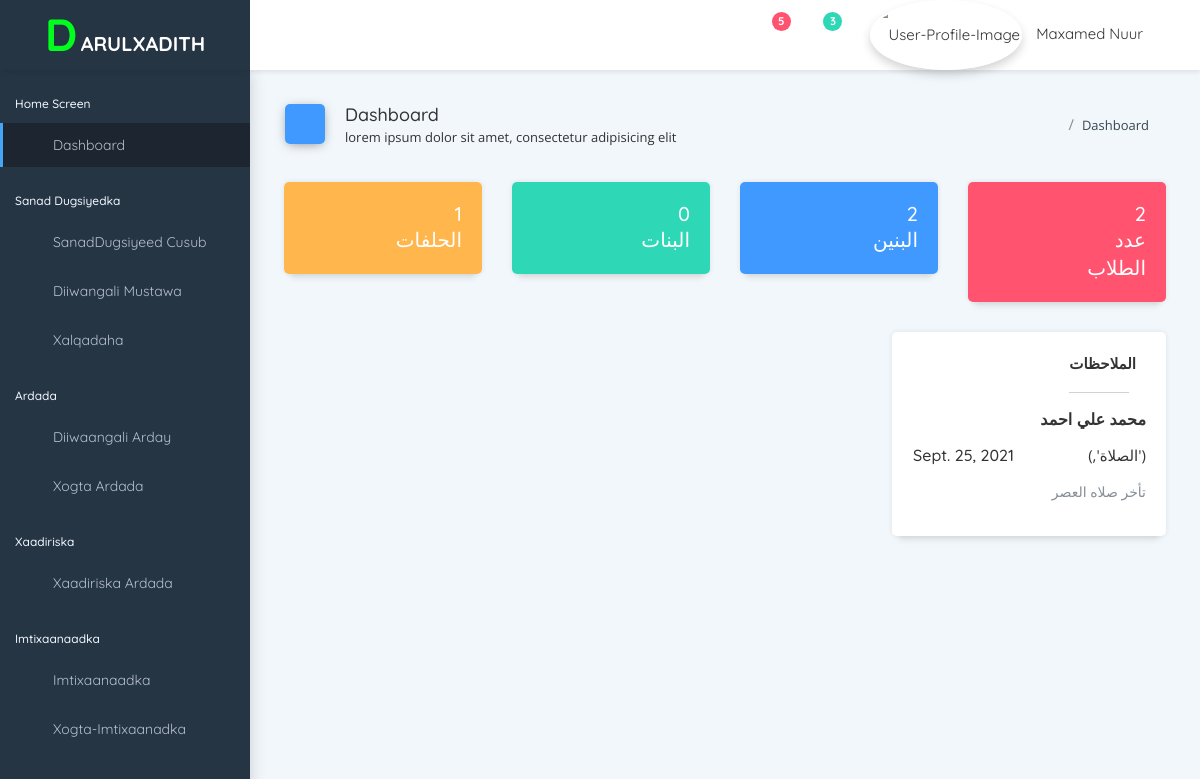
The app's page /, older data.
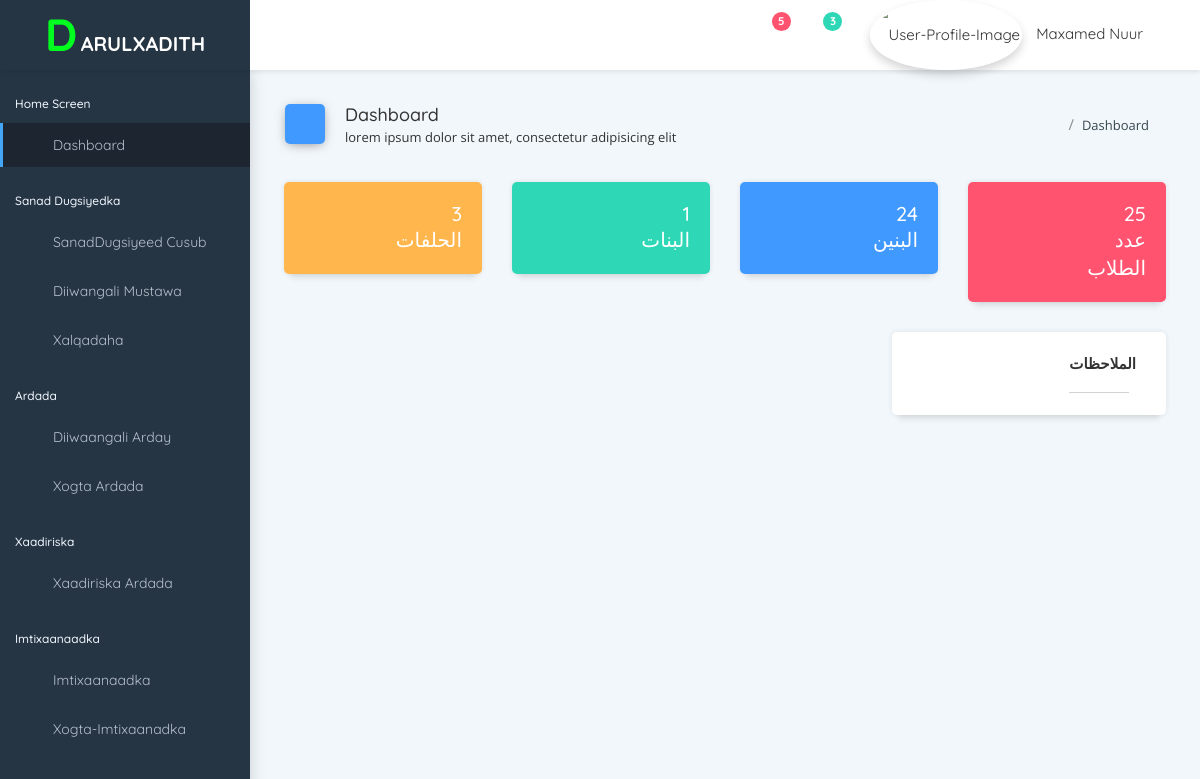
The same page, newer data.
### darulxadith_system/models.py (models this page shows, shortened)
class Mulaaxadaat(models.Model):
    magacaArdayga=models.ForeignKey(Ardada,on_delete=models.CASCADE)
    cinwanka=models.TextField()
    faahfahin=models.TextField()
    waqtiga=models.DateField(default=timezone.now)

class Ardada(models.Model):
    magacaArdayga=models.CharField(max_length=255)
    jinsiga=models.CharField(max_length=10,default='lab')
    sawirkaArdayga=models.ImageField(null=True,blank=True, upload_to="images/sawirada_ardada/")
    meeshaDhalashada=models.CharField(max_length=100,null=True,blank=True)
    waqtigaDhalashada=models.CharField(max_length=100,null=True,blank=True)
    numberkaArdayga=models.IntegerField(null=True,default=0)
    mustawahaArdayga=models.ForeignKey(Xalqada,on_delete=models.CASCADE)
    magacaMasuulka=models.CharField(max_length=100,null=True,blank=True)
    numberkaMasuulka=models.IntegerField(null=True,default=0)
    sanadDugsiyedka=models.ForeignKey(SanadDugsiyeedka,on_delete=models.CASCADE,default=SanadDugsiyeedka.objects.all().last().id)
    tarikhdaDiwangalinta=models.CharField(max_length=12,blank=True,null=True)
    def __str__(self) -> str:
        return self.magacaArdayga

### darulxadith_system/views.py (the view)
# urls.py: path('',views.dashboard),
def dashboard(request):
    ardada=Ardada.objects.all().count()
    wiilasha=Ardada.objects.filter(jinsiga='ذكر').count()
    gabdhaha=Ardada.objects.filter(jinsiga='انثي').count()
    xalqadaha=Xalqada.objects.all().count()
    xaadiriska=Xaadiriska.objects.all()
    data={
        'mulaaxadaatka':Mulaaxadaat.objects.all(),
        'wiilasha':wiilasha,
        'gabdhaha':gabdhaha,
        'xalqadaha':xalqadaha,
        'ardada':ardada,
        'xaadiriksa':xaadiriska,
        'mulaaxadaatka':Mulaaxadaat.objects.all().order_by('-id')[:10]
    }
    return render(request,'darulxadith_pr/dashboard.html',data)

### templates/darulxadith_pr/dashboard.html (shortened to what the changed rows need)
{% extends 'base.html' %}
{% block content %}
<div class="pcoded-content">
    <div class="pcoded-inner-content">
        <div class="main-body">
            <div class="page-wrapper">
                <div class="page-body" dir="rtl" style="text-align: right;">
                   <div class="row">
                        <div class="col-xl-3 col-md-6">
                            <div class="card card-red text-white">
                                <div class="card-block">
                                    <div class="row align-items-center">
                                        <div class="col-8">
                                            <h4 class="m-b-0">{{ardada}}</h4>
                                            <p class="m-b-0" style="font-size: 20px;">عدد الطلاب</p>
                                        </div>
                                    </div>
                                </div>
                            </div>
                        </div>
                        <div class="col-xl-3 col-md-6">
                            <div class="card card-blue text-white">
                                <div class="card-block">
                                    <div class="row align-items-center">
                                        <div class="col-8">
                                            <h4 class="m-b-0">{{wiilasha}}</h4>
                                            <p class="m-b-0" style="font-size: 20px;">البنين</p>
                                        </div>
                                    </div>
                                </div>
                            </div>
                        </div>
                        <div class="col-xl-3 col-md-6">
                            <div class="card card-green text-white">
                                <div class="card-block">
                                    <div class="row align-items-center">
                                        <div class="col-8">
                                            <h4 class="m-b-0">{{gabdhaha}}</h4>
                                            <p class="m-b-0" style="font-size: 20px;">البنات</p>
                                        </div>
                                    </div>
                                </div>
                            </div>
                        </div>
                        <div class="col-xl-3 col-md-6">
                            <div class="card card-yellow text-white">
                                <div class="card-block">
                                    <div class="row align-items-center">
                                        <div class="col-8">
                                            <h4 class="m-b-0">{{xalqadaha}}</h4>
                                            <p class="m-b-0" style="font-size: 20px;">الحلفات</p>
                                        </div>
                                    </div>
                                </div>
                            </div>
                        </div>
                        <div class="col-xl-4 col-md-6">
                            <div class="card testimonial-card table-card">
                                <div class="card-block">
                                    <div class="review-block">
                                        {% for mulaxada in mulaaxadaatka %}
                                            <div class="row">
                                                <div class="col">
                                                    <h6 class="m-b-15" style="font-weight: bolder;">{{mulaxada.magacaArdayga}}</h6>
                                                    <div class="row align-items-center">
                                                        <div class="col">
                                                                    {{mulaxada.cinwanka}}
                                                        </div>
                                                        <div class="col">
                                                            <h6 class="m-b-0">{{mulaxada.waqtiga}}</h6>
                                                        </div>
                                                    </div>
                                                    <p class="m-t-15 m-b-0 text-muted">{{mulaxada.faahfahin}}</p>
                                                </div>
                                            </div>
                                        {% endfor %}
                                    </div>
                                </div>
                            </div>
                        </div>
                   </div>
                </div>
            </div>
        </div>
    </div>
</div>
{% endblock %}

Row changes from the older to the newer data that the page shows:
removed Mulaaxadaat: magacaArdayga "محمد علي احمد", cinwanka "('الصلاة',)", waqtiga "Sept. 25, 2021", faahfahin "تأخر صلاه العصر"
Text that changed along with them:
{{ ardada }}: "2" → "25"
{{ wiilasha }}: "2" → "24"
{{ gabdhaha }}: "0" → "1"
{{ xalqadaha }}: "1" → "3"
